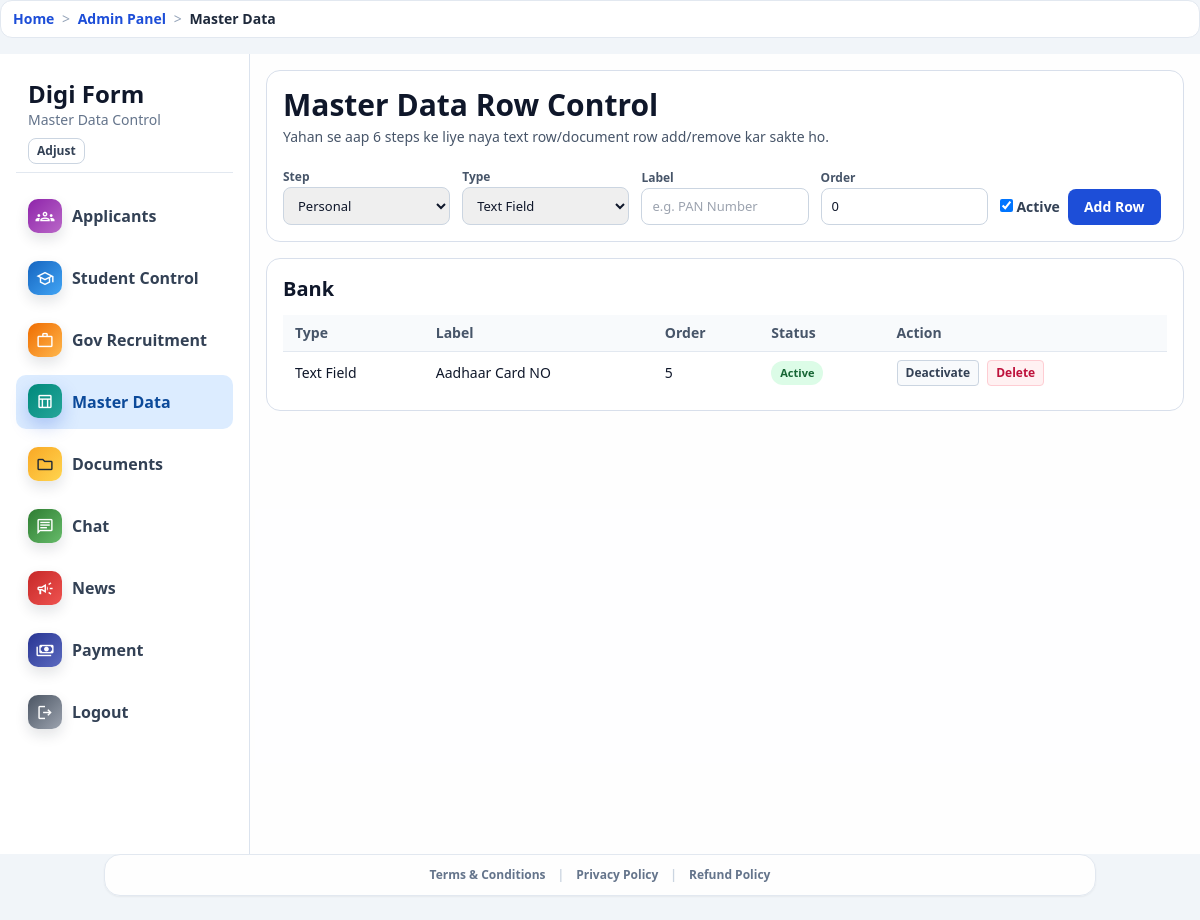
/admin-panel/master-data/ (signed in), run on the app's committed database.
### accounts/models.py (models this page shows, shortened)
class MasterDataField(models.Model):
    STEP_PERSONAL = "personal"
    STEP_ADDRESS = "address"
    STEP_ACADEMIC = "academic"
    STEP_COLLEGE = "college"
    STEP_BANK = "bank"
    STEP_SUBJECT = "subject"
    STEP_DOCUMENTS = "documents"
    STEP_CHOICES = [
        (STEP_PERSONAL, "Personal"),
        (STEP_ADDRESS, "Address"),
        (STEP_ACADEMIC, "Academic"),
        (STEP_COLLEGE, "College"),
        (STEP_BANK, "Bank"),
        (STEP_SUBJECT, "Subject"),
        (STEP_DOCUMENTS, "Documents"),
    ]
    KIND_TEXT = "text"
    KIND_DOCUMENT = "document"
    KIND_CHOICES = [
        (KIND_TEXT, "Text Field"),
        (KIND_DOCUMENT, "Document Upload"),
    ]
    step = models.CharField(max_length=20, choices=STEP_CHOICES, default=STEP_PERSONAL)
    label = models.CharField(max_length=140)
    field_kind = models.CharField(max_length=20, choices=KIND_CHOICES, default=KIND_TEXT)
    display_order = models.PositiveIntegerField(default=0)
    is_active = models.BooleanField(default=True)
    created_at = models.DateTimeField(auto_now_add=True)
    class Meta:
        ordering = ["step", "display_order", "label", "id"]

### core/views.py (the view, shortened to what this page needs)
@login_required
def admin_master_data_control(request):
    if not _can_access_admin(request):
        messages.error(request, "Admin panel access allowed nahi hai.")
        return redirect("dashboard")
    try:
        fields = MasterDataField.objects.all().order_by("step", "display_order", "label", "id")
        grouped = {}
        step_labels = dict(MasterDataField.STEP_CHOICES)
        for field in fields:
            grouped.setdefault(field.step, {"label": step_labels.get(field.step, field.step), "rows": []})
            grouped[field.step]["rows"].append(field)
    except (OperationalError, ProgrammingError):
        messages.error(request, "MasterDataField table ready nahi hai. `manage.py migrate` run karo.")
        grouped = {}
    return render(
        request,
        "portal_main/admin_masterdata_control.html",
        {
            "grouped_fields": grouped,
            "step_choices": MasterDataField.STEP_CHOICES,
            "kind_choices": MasterDataField.KIND_CHOICES,
            "is_admin_user": True,
        },
    )

### core/context_processors.py (called while the page is built)
def _humanize_slug(text):
    value = str(text or "").strip().replace("-", " ").replace("_", " ")
    if value.isdigit():
        return f"#{value}"
    return value.title() if value else "Page"

def breadcrumbs(request):
    path = (getattr(request, "path", "") or "/").split("?", 1)[0]
    if not path.startswith("/"):
        path = f"/{path}"
    crumbs = [{"label": "Home", "url": "/"}]
    if path == "/":
        return {"breadcrumbs": crumbs}
    running = ""
    for part in [p for p in path.strip("/").split("/") if p]:
        running += f"/{part}"
        url = f"{running}/"
        label = _humanize_slug(part)
        try:
            match = resolve(url)
            label = NAME_LABELS.get(match.url_name, label)
        except Resolver404:
            pass
        crumbs.append({"label": label, "url": url})
    deduped = [crumbs[0]]
    for item in crumbs[1:]:
        if item["label"] == deduped[-1]["label"] and item["url"] == deduped[-1]["url"]:
            continue
        deduped.append(item)
    return {"breadcrumbs": deduped}

### core/views.py (called while the page is built)
def _is_admin_user(user):
    return bool(user and (user.is_superuser or user.is_staff))

def _can_access_admin(request):
    return _is_admin_user(request.user)

### templates/portal_main/admin_masterdata_control.html (shortened to what this page needs)
{% extends 'base.html' %}
{% block body_class %}min-h-screen bg-slate-100 text-slate-900{% endblock %}
{% block page_container_class %}max-w-[1400px] mx-auto p-0{% endblock %}
{% block content %}
<div id="adminLayout" class="layout">
  <aside class="side p-4">
    <div class="px-3 py-2 border-b border-slate-200">
      <div class="text-2xl font-black">Digi Form</div>
      <div class="text-sm text-slate-500 brand-sub">Master Data Control</div>
      <button id="sidebarAdjustBtn" type="button" class="mt-2 rounded-lg border border-slate-300 px-2 py-1 text-xs font-bold text-slate-700">Adjust</button>
    </div>
    <nav class="mt-4 space-y-2">
      <a class="menu-link" href="{% url 'admin_applicants' %}"><span class="material-symbols-outlined">groups</span><span class="menu-label">Applicants</span></a>
      <a class="menu-link" href="{% url 'admin_option_control' 'student' %}"><span class="material-symbols-outlined">school</span><span class="menu-label">Student Control</span></a>
      <a class="menu-link" href="{% url 'admin_option_control' 'government' %}"><span class="material-symbols-outlined">work</span><span class="menu-label">Gov Recruitment</span></a>
      <a class="menu-link active" href="{% url 'admin_master_data_control' %}"><span class="material-symbols-outlined">table_chart</span><span class="menu-label">Master Data</span></a>
      <a class="menu-link" href="{% url 'admin_documents' %}"><span class="material-symbols-outlined">folder</span><span class="menu-label">Documents</span></a>
      <a class="menu-link" href="{% url 'admin_chat' %}"><span class="material-symbols-outlined">chat</span><span class="menu-label">Chat</span></a>
      <a class="menu-link" href="{% url 'admin_news' %}"><span class="material-symbols-outlined">campaign</span><span class="menu-label">News</span></a>
      <a class="menu-link" href="{% url 'admin_payment' %}"><span class="material-symbols-outlined">payments</span><span class="menu-label">Payment</span></a>
      <a class="menu-link" href="{% url 'logout' %}"><span class="material-symbols-outlined">logout</span><span class="menu-label">Logout</span></a>
    </nav>
  </aside>
  <main class="panel space-y-4">
    <section class="block p-4">
      <h1 class="text-3xl font-black">Master Data Row Control</h1>
      <p class="text-sm text-slate-600 mt-1">Yahan se aap 6 steps ke liye naya text row/document row add/remove kar sakte ho.</p>
      <form method="post" class="mt-4 grid grid-cols-1 md:grid-cols-5 gap-3 items-end">
        <div>
          <label class="text-xs font-bold text-slate-600">Step</label>
          <select name="step" class="mini-input">
            {% for value, label in step_choices %}
            <option value="{{ value }}">{{ label }}</option>
            {% endfor %}
          </select>
        </div>
        <div>
          <label class="text-xs font-bold text-slate-600">Type</label>
          <select name="field_kind" class="mini-input">
            {% for value, label in kind_choices %}
            <option value="{{ value }}">{{ label }}</option>
            {% endfor %}
          </select>
        </div>
        <div>
          <label class="text-xs font-bold text-slate-600">Label</label>
          <input name="label" class="mini-input" placeholder="e.g. PAN Number" required>
        </div>
        <div>
          <label class="text-xs font-bold text-slate-600">Order</label>
          <input type="number" min="0" name="display_order" value="0" class="mini-input">
        </div>
        <div class="flex items-center gap-2">
          <label class="text-sm font-semibold text-slate-700"><input type="checkbox" name="is_active" checked> Active</label>
          <button type="submit" class="rounded-lg bg-blue-700 px-4 py-2 text-sm font-bold text-white">Add Row</button>
        </div>
      </form>
    </section>
    {% for step_key, section in grouped_fields.items %}
    <section class="block p-4">
      <h2 class="text-xl font-black">{{ section.label }}</h2>
      <div class="mt-3 overflow-auto">
        <table class="w-full text-sm">
          <thead class="bg-slate-50 text-slate-600">
            <tr>
              <th class="px-3 py-2 text-left">Type</th>
              <th class="px-3 py-2 text-left">Label</th>
              <th class="px-3 py-2 text-left">Order</th>
              <th class="px-3 py-2 text-left">Status</th>
              <th class="px-3 py-2 text-left">Action</th>
            </tr>
          </thead>
          <tbody>
            {% for row in section.rows %}
            <tr class="border-t border-slate-200" data-master-row="{{ row.id }}">
              <td class="px-3 py-2">{{ row.get_field_kind_display }}</td>
              <td class="px-3 py-2">{{ row.label }}</td>
              <td class="px-3 py-2">{{ row.display_order }}</td>
              <td class="px-3 py-2">
                {% if row.is_active %}
                <span class="tag tag-green">Active</span>
                {% else %}
                <span class="tag tag-gray">Inactive</span>
                {% endif %}
              </td>
              <td class="px-3 py-2">
                <div class="flex flex-wrap gap-2">
                  <form method="post" class="js-master-action-form" data-action-type="toggle" data-field-id="{{ row.id }}">
                    <button type="submit" class="rounded border border-slate-300 bg-slate-50 px-2 py-1 text-xs font-bold text-slate-700">{% if row.is_active %}Deactivate{% else %}Activate{% endif %}</button>
                  </form>
                  <form method="post" class="js-master-action-form" data-action-type="delete" data-field-id="{{ row.id }}">
                    <button type="submit" class="rounded border border-rose-200 bg-rose-50 px-2 py-1 text-xs font-bold text-rose-700">Delete</button>
                  </form>
                </div>
              </td>
            </tr>
            {% endfor %}
          </tbody>
        </table>
      </div>
    </section>
    {% empty %}
    <section class="block p-4 text-sm text-slate-500">No master data rows yet.</section>
    {% endfor %}
  </main>
</div>
{% endblock %}

### templates/base.html (style rules this page uses)
html, body { height: 100%; }
body { min-height: 100dvh; }
.panel { background: rgba(255, 255, 255, 0.92); }

### templates/portal_main/admin_masterdata_control.html (style rules this page uses)
.layout { display:grid; grid-template-columns:250px 1fr; min-height:100vh; }
.side { background:#fff; border-right:1px solid #dbe3ee; }
.menu-link { display:flex; align-items:center; gap:10px; padding:10px 12px; border-radius:10px; font-weight:800; color:#334155; }
.menu-link.active { background:#dcecff; color:#0c4a9a; }
.menu-link .material-symbols-outlined { width:34px; height:34px; border-radius:10px; display:grid; place-items:center; color:#fff; margin:0; font-size:19px; box-shadow:0 6px 14px rgba(15,23,42,.12); }
.side nav .menu-link:nth-of-type(1) .material-symbols-outlined { background:linear-gradient(135deg,#8e24aa,#ba68c8); }
.side nav .menu-link:nth-of-type(2) .material-symbols-outlined { background:linear-gradient(135deg,#1565c0,#42a5f5); }
.side nav .menu-link:nth-of-type(3) .material-symbols-outlined { background:linear-gradient(135deg,#ef6c00,#ffb74d); }
.side nav .menu-link:nth-of-type(4) .material-symbols-outlined { background:linear-gradient(135deg,#00897b,#26a69a); }
.side nav .menu-link:nth-of-type(5) .material-symbols-outlined { background:linear-gradient(135deg,#f9a825,#ffd54f); color:#1f2937; }
.side nav .menu-link:nth-of-type(6) .material-symbols-outlined { background:linear-gradient(135deg,#2e7d32,#66bb6a); }
.side nav .menu-link:nth-of-type(7) .material-symbols-outlined { background:linear-gradient(135deg,#c62828,#ef5350); }
.side nav .menu-link:nth-of-type(8) .material-symbols-outlined { background:linear-gradient(135deg,#283593,#5c6bc0); }
.side nav .menu-link:nth-of-type(9) .material-symbols-outlined { background:linear-gradient(135deg,#4b5563,#9ca3af); }
.menu-link.active .material-symbols-outlined { transform: translateY(-1px); box-shadow:0 8px 18px rgba(29,78,216,.25); }
.panel { padding:16px; min-width:0; }
.block { background:#fff; border:1px solid #d8dfeb; border-radius:14px; }
.mini-input { border:1px solid #cbd5e1; border-radius:8px; padding:8px 10px; font-size:13px; width:100%; }
.tag { display:inline-flex; border-radius:999px; padding:2px 9px; font-size:11px; font-weight:800; }
.tag-green { background:#dcfce7; color:#166534; }

### data on the page
MasterDataField: field_kind "Text Field", label "Aadhaar Card NO", display_order "5", is_active "Active"

### other printed values
{{ crumb.label }} "Home" "Admin Panel"
{{ crumb.label }} "Master Data"
{{ section.label }} "Bank"
form field step "Personal"
form field field_kind "Text Field"
